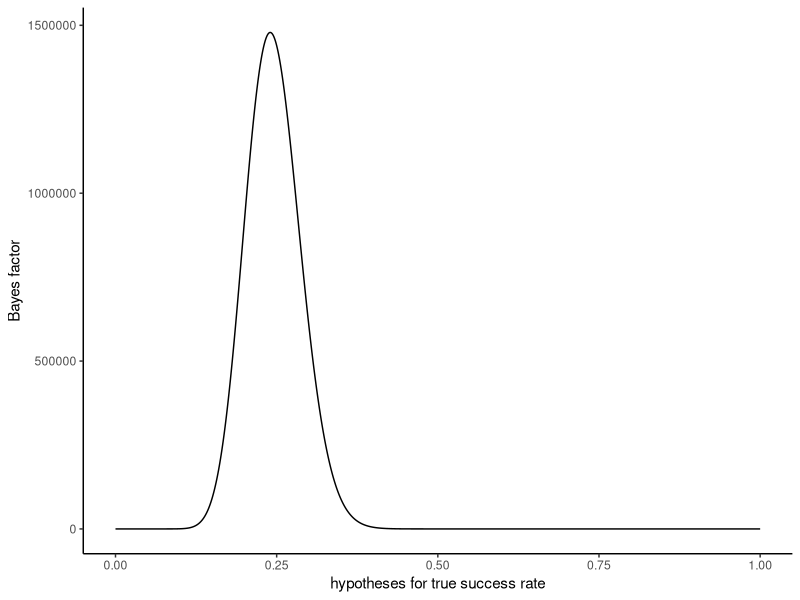

Recreate this plot in R.
## ---- chunk 1
knitr::opts_chunk$set(echo = TRUE, comment = "#>", dpi = 300)

library(glue)
library(tidyverse)

theme_set(
  theme_classic() +
    theme(plot.title = element_text(hjust = 0.5))
)

set.seed(123)
## ---- chunk 2
bayes_factor <- function(h1, h2) {
  (h1^24 * (1 - h1)^76) / (h2^24 * (1 - h2)^76)
}

# Calculate BF comparing the prob of all possible parameter values to 0.5.
dx <- 0.001
hypotheses <- seq(0, 1, dx)
bfs <- bayes_factor(hypotheses, 0.5)

ggplot(
  tibble(x = hypotheses, y = bfs),
  aes(x = x, y = y)
) +
  geom_line() +
  labs(x = "hypotheses for true success rate", y = "Bayes factor")
## ---- chunk 3
a <- hypotheses[which.max(bfs)]
b <- round(max(bfs))
glue("The most likely hypothesis is {a} with a BF of {b}.")
